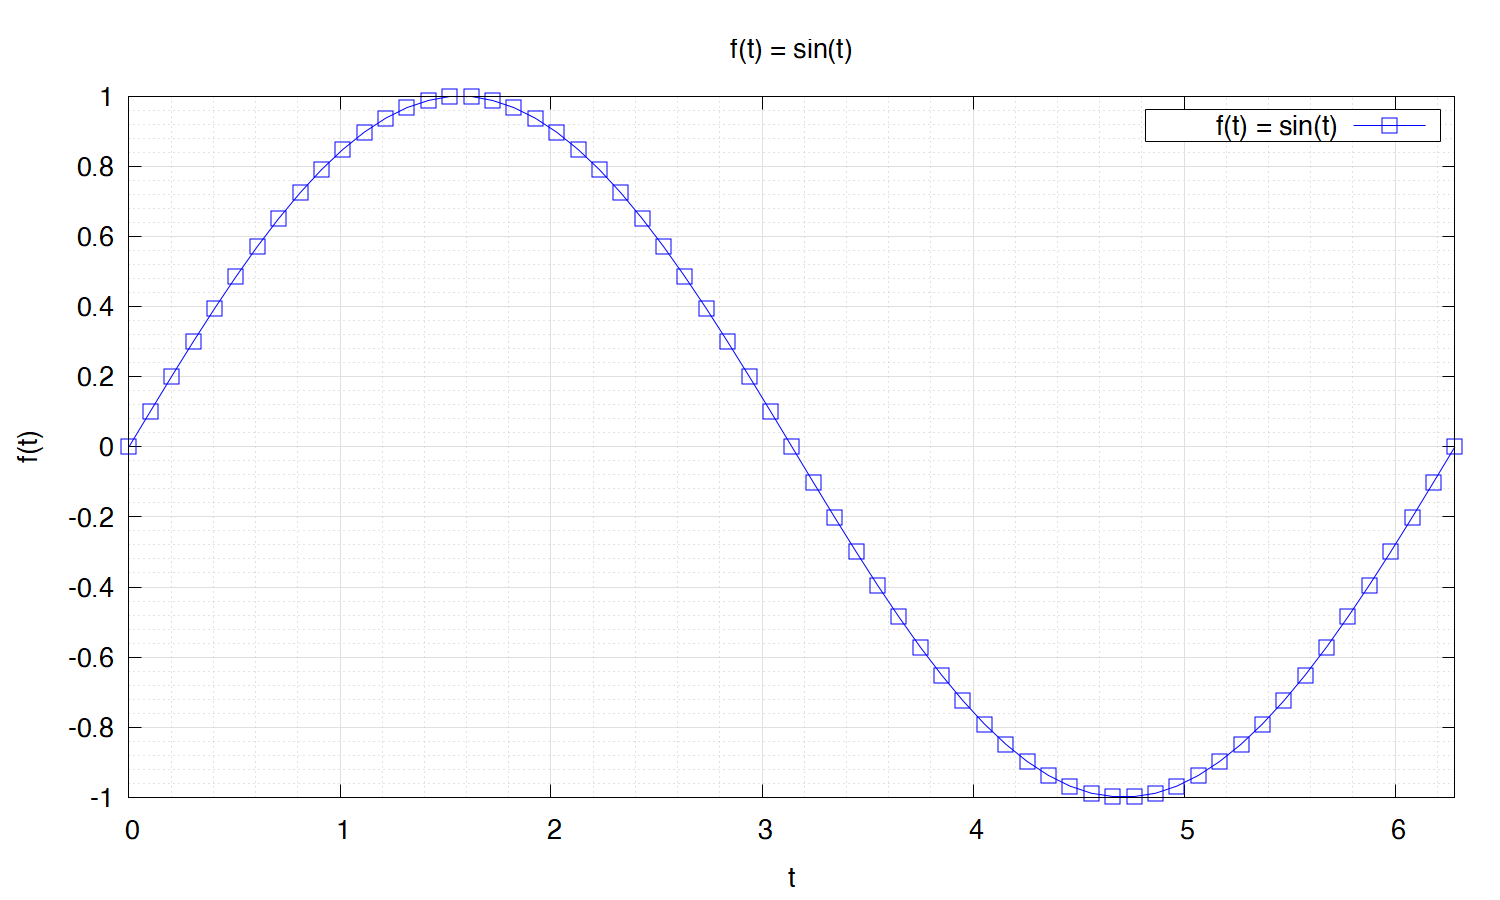

Source code (gnuplot):
# Autor: Ciro Bermudez
# File: 06_sine_pgn.gp
# Description: Simple sine wave png
# Run: load "06_sine_png.gp"

# reset
# set terminal wxt
# set output 

# Terminal default size 5in, 3in font "sans,12"  5:3 ratio
#reset
#set terminal pdfcairo size 7.5in, 4.5in font "Helvetica,16"
#set output "06_sine_png.pdf"

# Terminal default size 640×480 pixels 4:3 ratio,  800×480  5:3 ratio
reset
unit = 300
set terminal pngcairo size unit*5,unit*3 font "Helvetica,20"
set output "06_sine_png.png"

xleft = 0; xright = 2*pi; xstep = 1
ydown = -1; yup = 1; ystep = 0.2

set xrange [xleft:xright]
set yrange [ydown:yup]

set xtics xleft,xstep,xright 
set ytics ydown,ystep,yup

set border 1+2+4+8

set key top right box
#set key at 6,0.95 Right box

set title "f(t) = sin(t)" 
set xlabel "t"; set ylabel "f(t)"

grid_major = 100
grid_minor = 101

set style line grid_major dashtype 1 linecolor rgb "#E0E0E0"
set style line grid_minor dashtype 3 linecolor rgb "#C7C7C7"
set grid
set mxtics 5; set mytics 5; 
set grid mxtics mytics linestyle grid_major, lines grid_minor
set tics scale 1,0.01

# set tics font ",20"
# set key font ",20"
# set title font ",20"

graph_style = 102
set style line graph_style linecolor rgb "#0000ff"\
                                     linewidth 1 \
                                     dashtype  1 \
                                     pointsize 2.5 \
                                     pointtype 4 \

set samples 63
set dummy t
a = 1; w = 1
plot a*sin(w*t) title "f(t) = sin(t)" with linespoints linestyle graph_style
